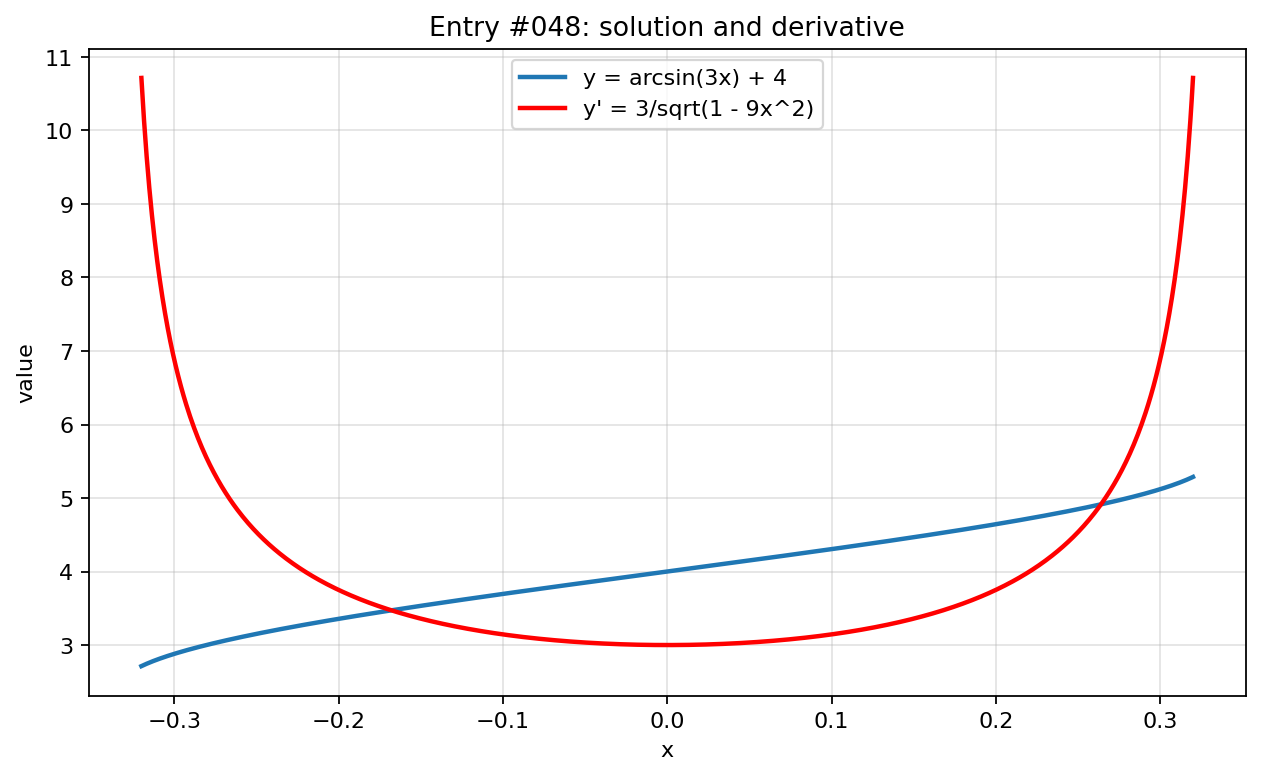

Recreate this plot in Python.
import numpy as np
import matplotlib.pyplot as plt

x = np.linspace(-0.32, 0.32, 800)

with np.errstate(divide="ignore", invalid="ignore", over="ignore"):
    y = np.arcsin(3*x) + 4
    y_prime = 3/np.sqrt(1 - 9*x**2)

plt.figure(figsize=(8, 5))
plt.plot(x, y, label="y = arcsin(3x) + 4", linewidth=2)
plt.plot(x, y_prime, label="y' = 3/sqrt(1 - 9x^2)", linewidth=2, color="red")
plt.title("Entry #048: solution and derivative")
plt.xlabel("x")
plt.ylabel("value")
plt.grid(True, alpha=0.35)
plt.legend()
plt.tight_layout()
plt.show()
